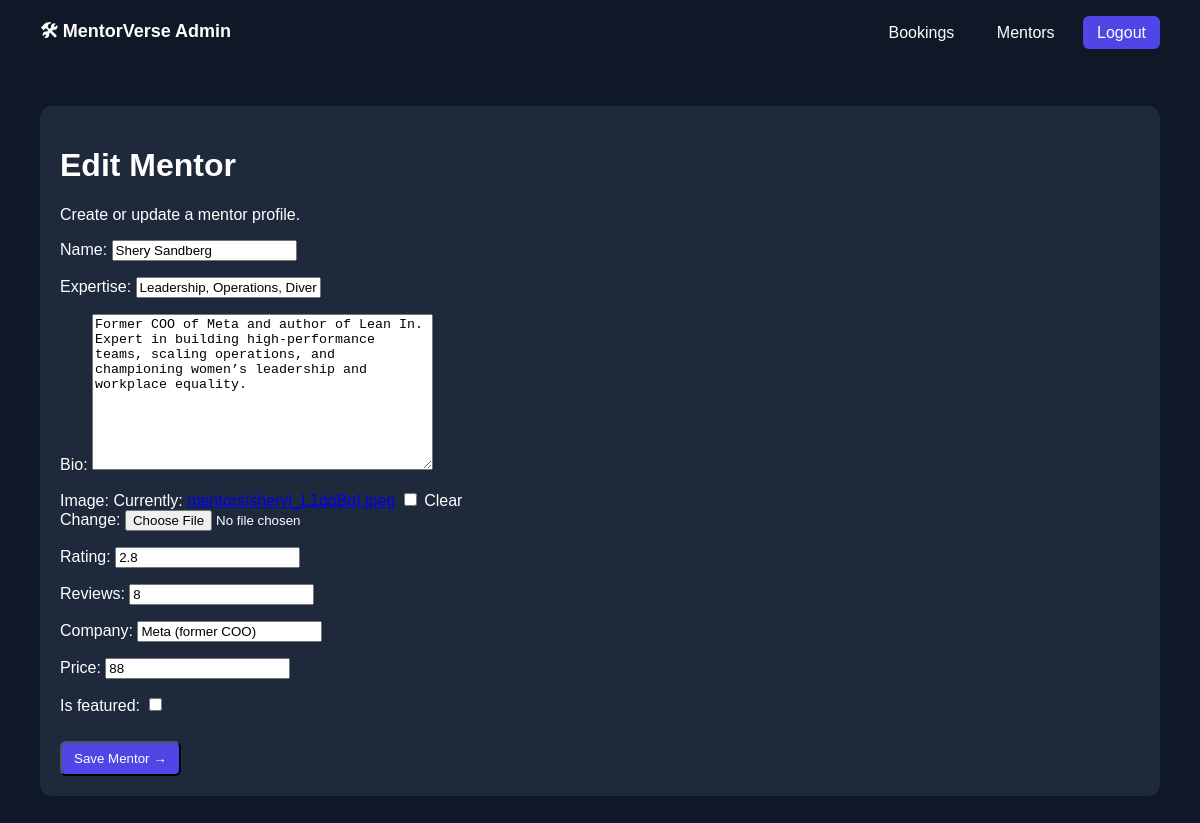
The app's page /edit-mentor/5/ (signed in), older data.
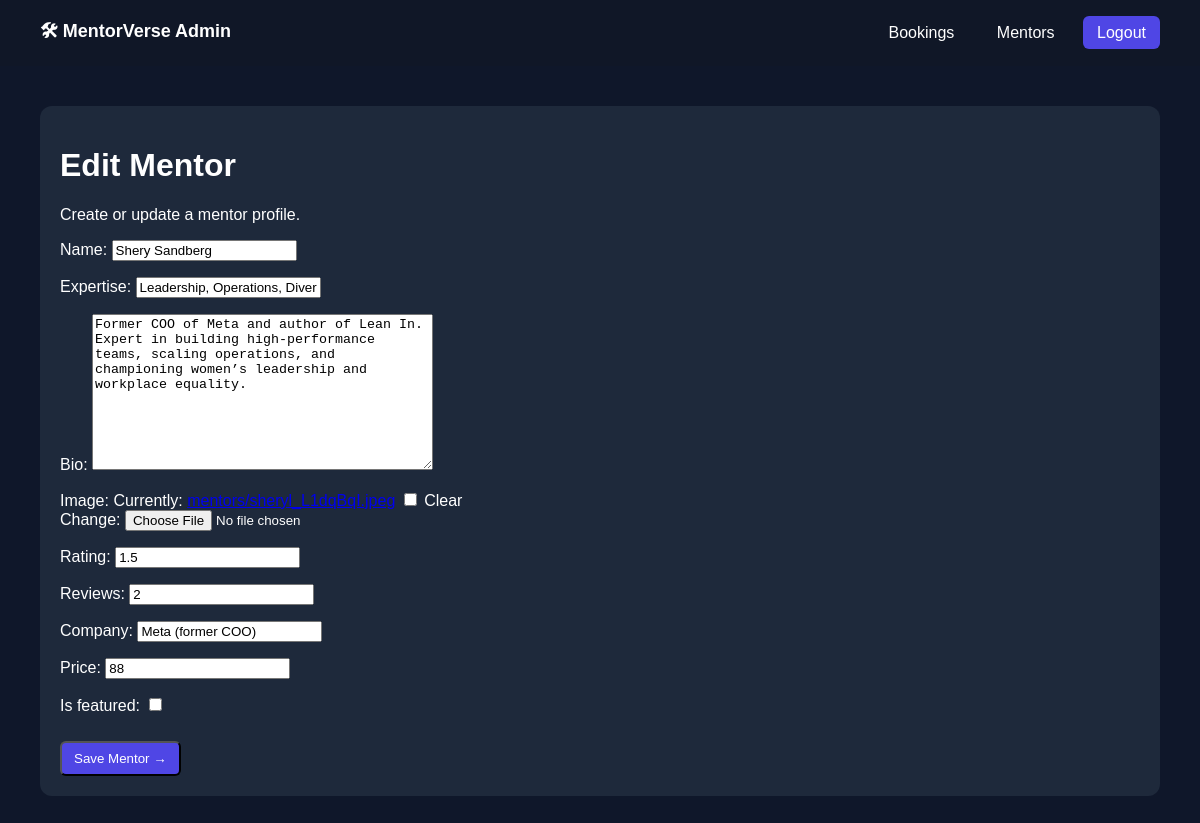
The same page, newer data.
### bookings/models.py (models this page shows, shortened)
class Mentor(models.Model):
    name = models.CharField(max_length=100)
    expertise = models.CharField(max_length=150)
    bio = models.TextField()
    image = models.ImageField(
        upload_to='mentors/',
        blank=True,
        null=True
    )
    rating = models.DecimalField(max_digits=2, decimal_places=1, default=4.5)
    reviews = models.PositiveIntegerField(default=0)
    company = models.CharField(max_length=100, blank=True, null=True)
    price = models.PositiveIntegerField(default=0, help_text="Session price in Dollars")
    is_featured = models.BooleanField(default=False)

### bookings/views.py (the view)
@login_required
def edit_mentor(request, mentor_id):
    if not request.user.is_staff:
        return redirect('dashboard')
    mentor = get_object_or_404(Mentor, id=mentor_id)
    form = MentorForm(
        request.POST or None,
        request.FILES or None,
        instance=mentor
    )
    if form.is_valid():
        form.save()
        return redirect('manage_mentors')
    return render(
        request,
        'bookings/mentor_form.html',
        {
            'form': form,
            'title': 'Edit Mentor'
        }
    )

### bookings/forms.py
class MentorForm(forms.ModelForm):
    class Meta:
        model = Mentor
        fields = [
            'name',
            'expertise',
            'bio',
            'image',
            'rating',
            'reviews',
            'company',
            'price',
            'is_featured',
        ]

### bookings/templates/bookings/mentor_form.html (shortened to what this page needs)
{% extends 'bookings/admin_base.html' %}
{% block content %}
<div class="container">
    <div class="card">
        <h1>{{ title }}</h1>
        <p>Create or update a mentor profile.</p>
        <form method="POST" enctype="multipart/form-data">
            {{ form.as_p }}
            <button type="submit" class="book-btn">
                Save Mentor →
            </button>
        </form>
    </div>
</div>
{% endblock %}

Row changes from the older to the newer data that the page shows:
changed Mentor "Shery Sandberg": rating "2.8" → "1.5"; reviews "8" → "2"
